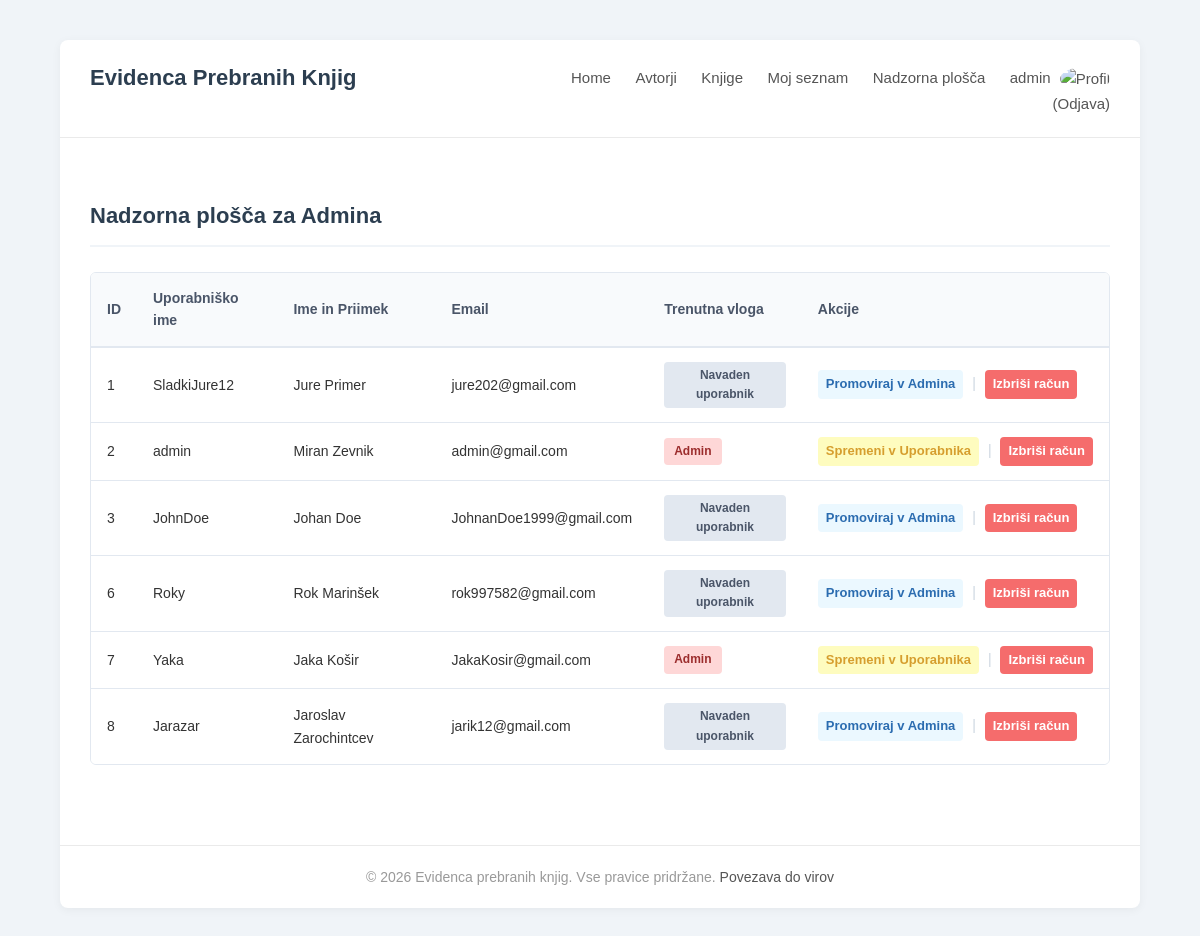
The app's page /admin_panel.php (signed in) with its own data.
### tables this page shows
CREATE TABLE `uporabniki` (
  `id` int(11) NOT NULL,
  `uporabnisko_ime` varchar(50) NOT NULL,
  `email` varchar(100) NOT NULL,
  `geslo_hash` varchar(255) NOT NULL,
  `ime` varchar(50) NOT NULL,
  `priimek` varchar(50) NOT NULL,
  `datum_registracije` timestamp NOT NULL DEFAULT current_timestamp(),
  `vloga_id` int(11) NOT NULL,
  `slika` varchar(255) DEFAULT 'default_prof.png'
);

### admin_panel.php (the view, shortened to what this page needs)
<?php
include 'baza.php';
include 'glava.php';
$sql = "SELECT * FROM uporabniki";
$rezultat = mysqli_query($link, $sql);
?>
<div class="admin-kontejner">
    <h1 class="admin-naslov">Nadzorna plošča za Admina</h1>
    <div class="tabela-responzivna">
        <table class="admin-tabela">
            <thead>
                <tr>
                    <th>ID</th>
                    <th>Uporabniško ime</th>
                    <th>Ime in Priimek</th>
                    <th>Email</th>
                    <th>Trenutna vloga</th>
                    <th>Akcije</th>
                </tr>
            </thead>
            <tbody>
                <?php while ($row = mysqli_fetch_array($rezultat)) { ?>
                    <tr>
                        <td><?php echo $row['id']; ?></td>
                        <td><?php echo htmlspecialchars($row['uporabnisko_ime']); ?></td>
						<td><?php echo htmlspecialchars($row['ime']) . " " . htmlspecialchars($row['priimek']); ?></td>
						<td><?php echo htmlspecialchars($row['email']); ?></td>
                        <td>
						<?php
							$vloga_razred = 'vloga-uporabnik';
							$vloga_tekst = 'Navaden uporabnik';
							if ($row['vloga_id'] == 1) {
								$vloga_razred = 'vloga-admin';
								$vloga_tekst = 'Admin';
							}
						?>
						<span class="vloga-znacka <?php echo htmlspecialchars($vloga_razred); ?>">
						<?php echo htmlspecialchars($vloga_tekst); ?>
						</span>
					</td>
                        <td class="admin-akcije-celica">
                            <?php if ($row['vloga_id'] == 2) { ?>
                                <a href="admin_panel.php?akcija=admin&id=<?php echo $row['id']; ?>" class="gumb-akcija gumb-promoviraj">Promoviraj v Admina</a>
                            <?php } else { ?>
                                <a href="admin_panel.php?akcija=uporabnik&id=<?php echo $row['id']; ?>" class="gumb-akcija gumb-degradiraj">Spremeni v Uporabnika</a>
                            <?php } ?>
                            <span class="locilnik">|</span>
                            <a href="admin_panel.php?akcija=izbrisi&id=<?php echo $row['id']; ?>" class="gumb-akcija gumb-izbrisi" onclick="return confirm('Ali res želiš izbrisati tega uporabnika?')">Izbriši račun</a>
                        </td>
                    </tr>
                <?php } ?>
            </tbody>
        </table>
    </div>
</div>
<?php
include 'noga.php';
?>

### glava.php (shortened to what this page needs)
<!DOCTYPE html>
<html lang="sl">
<head>
    <link rel="stylesheet" type="text/css" href="stil.css">
</head>
<body>
<div class="okvir_strani">
    <div class="meni_glava">
        <div class="levi_del_glava">
            <a href="index.php" class="logo_glava">Evidenca Prebranih Knjig</a>
        </div>
        <div class="desni_del_glava">
            <a href="index.php" class="povezava_glava">Home</a>
            <a href="seznam_avtorjev.php" class="povezava_glava">Avtorji</a>
            <a href="seznam_knjig.php" class="povezava_glava">Knjige</a>
            <?php if(isset($_SESSION['idu'])) { ?>
                <a href="seznam_mojih.php" class="povezava_glava">Moj seznam</a>
                <?php if($_SESSION['vloga_id'] == 1) { ?>
                    <a href="admin_panel.php" class="admin_gumb_glava">Nadzorna plošča</a>
                <?php } ?>
                <a href="profil.php" class="uporabnik_glava">
    <?php echo htmlspecialchars($_SESSION['uporabnisko_ime']); ?>
			<?php
				$profilna_slika = 'default_prof.png';
					if (isset($_SESSION['slika']) && !empty($_SESSION['slika'])) {
						$profilna_slika = $_SESSION['slika'];
					}
			?>
				<img src="datoteke/<?php echo htmlspecialchars($profilna_slika); ?>" alt="Profil" class="slika_uporabnika_glava">
				</a>
                <a href="odjava.php" class="odjava_gumb_glava">(Odjava)</a>
            <?php } else { ?>
                <a href="prijava.php" class="povezava_glava">Prijava</a>
                <a href="registracija.php" class="povezava_glava">Registracija</a>
            <?php } ?>
        </div>
    </div>
    <div class="vsebina_strani">

### noga.php
</div> <div class="noga_spodaj">
        <p class="tekst_noga">
            &copy; 2026 Evidenca prebranih knjig. Vse pravice pridržane. <a href="viri.php">Povezava do virov</a>
        </p>
    </div>
</div> </body>
</html>

### stil.css (style rules this page uses)
* { margin: 0; padding: 0; box-sizing: border-box; }
body { font-family: Arial, Helvetica, sans-serif; background-color: #f0f4f8; color: #333; line-height: 1.6; }
a { text-decoration: none; color: #555; }
.okvir_strani { width: 90%; max-width: 1100px; margin: 40px auto; background-color: #ffffff; border-radius: 8px; box-shadow: 0 2px 10px rgba(0, 0, 0, 0.05); }
.meni_glava { padding: 20px 30px; border-bottom: 1px solid #eaeaea; }
.levi_del_glava { float: left; width: 40%; }
.desni_del_glava { float: right; width: 60%; text-align: right; padding-top: 5px; }
.logo_glava { font-size: 22px; font-weight: bold; color: #2c3e50; }
.povezava_glava, .admin_gumb_glava, .uporabnik_glava, .odjava_gumb_glava { display: inline-block; margin-left: 20px; font-size: 15px; font-weight: 500; }
.slika_uporabnika_glava { width: 25px; height: 25px; border-radius: 50%; vertical-align: middle; margin-left: 5px; object-fit: cover; }
.vsebina_strani { padding: 50px 30px; }
.gumb-izbrisi { background-color: #f56c6c; color: white; }
.admin-kontejner { width: 100%; padding: 10px 0; }
.admin-naslov { font-size: 22px; color: #2c3e50; margin-bottom: 25px; border-bottom: 2px solid #f0f4f8; padding-bottom: 12px; font-weight: 600; }
.tabela-responzivna { width: 100%; overflow-x: auto; margin-bottom: 20px; border: 1px solid #e2e8f0; border-radius: 6px; }
.admin-tabela { width: 100%; border-collapse: collapse; text-align: left; font-size: 14px; background-color: #ffffff; }
.admin-tabela th { background-color: #f8fafc; color: #4a5568; font-weight: bold; padding: 14px 16px; border-bottom: 2px solid #e2e8f0; }
.admin-tabela td { padding: 14px 16px; border-bottom: 1px solid #e2e8f0; color: #333; vertical-align: middle; }
.admin-tabela tr:last-child td { border-bottom: none; }
.vloga-znackka, .vloga-znacka { display: inline-block; padding: 4px 10px; border-radius: 4px; font-size: 12px; font-weight: bold; text-align: center; }
.vloga-admin { background-color: #fed7d7; color: #9b2c2c; }
.vloga-uporabnik { background-color: #e2e8f0; color: #4a5568; }
.admin-akcije-celica { white-space: nowrap; }
.gumb-akcija { font-size: 13px; font-weight: 600; display: inline-block; padding: 4px 8px; border-radius: 4px; }
.gumb-promoviraj { color: #2b6cb0; background-color: #ebf8ff; }
.gumb-degradiraj { color: #d69e2e; background-color: #fefcbf; }
.locilnik { color: #cbd5e0; margin: 0 5px; }
.noga_spodaj { padding: 20px 30px; text-align: center; border-top: 1px solid #eaeaea; clear: both; }
.tekst_noga { font-size: 14px; color: #999; }

### records on screen
uporabniki: id "1", uporabnisko_ime "SladkiJure12", ime "Jure", priimek "Primer", email "jure202@gmail.com", vloga_tekst "Navaden uporabnik"
uporabniki: id "2", uporabnisko_ime "admin", ime "Miran", priimek "Zevnik", email "admin@gmail.com", vloga "Admin"
uporabniki: id "3", uporabnisko_ime "JohnDoe", ime "Johan", priimek "Doe", email "JohnanDoe1999@gmail.com", vloga_tekst "Navaden uporabnik"
uporabniki: id "6", uporabnisko_ime "Roky", ime "Rok", priimek "Marinšek", email "rok997582@gmail.com", vloga_tekst "Navaden uporabnik"
uporabniki: id "7", uporabnisko_ime "Yaka", ime "Jaka", priimek "Košir", email "JakaKosir@gmail.com", vloga "Admin"
uporabniki: id "8", uporabnisko_ime "Jarazar", ime "Jaroslav", priimek "Zarochintcev", email "jarik12@gmail.com", vloga_tekst "Navaden uporabnik"

### other values on screen
$_SESSION['uporabnisko_ime'] "admin"
